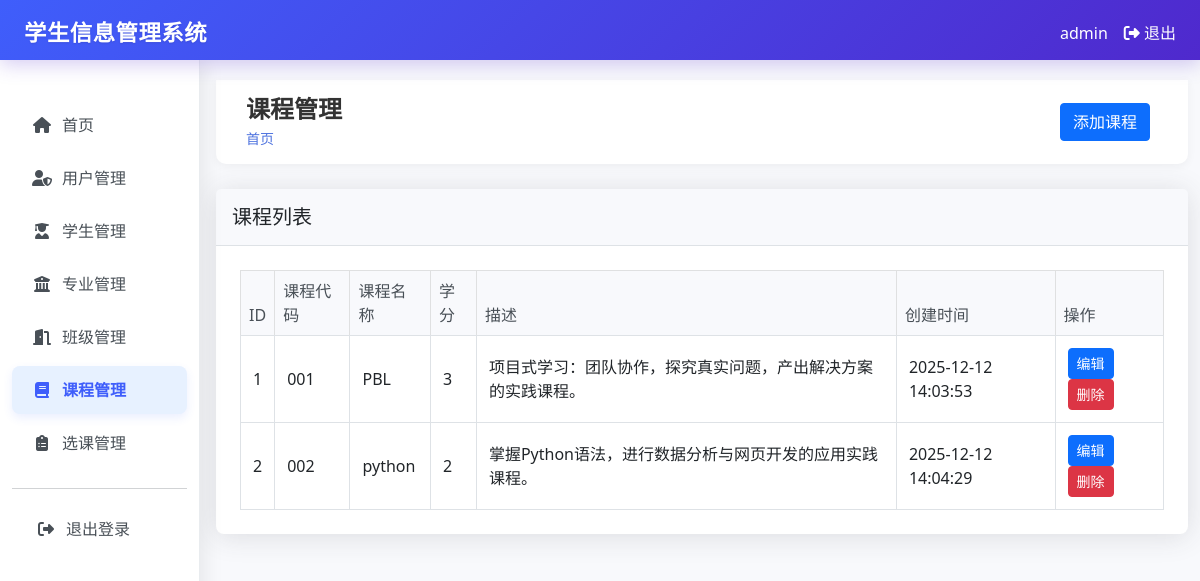
The page /courses (signed in) on the database as committed earlier.
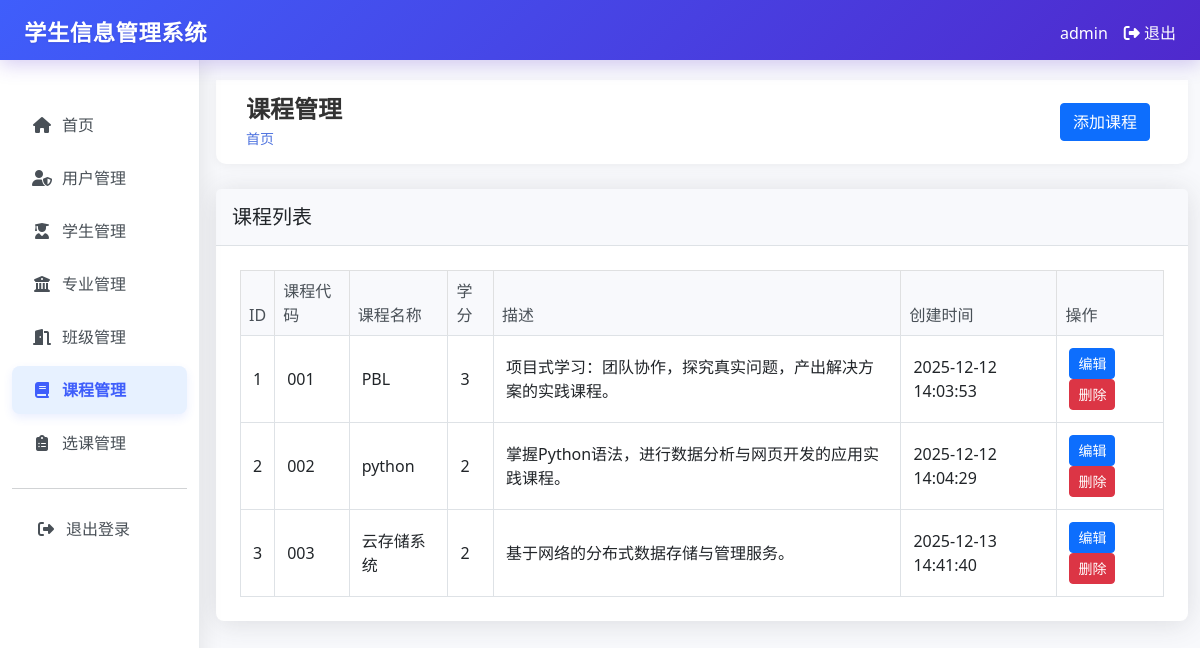
The same page on the database as committed later.
### tables this page shows
CREATE TABLE courses (
        id INTEGER PRIMARY KEY AUTOINCREMENT,
        code TEXT UNIQUE NOT NULL,
        name TEXT NOT NULL,
        description TEXT,
        credits INTEGER,
        created_at TIMESTAMP DEFAULT CURRENT_TIMESTAMP
    );

### app.py (the view)
@app.route("/courses")
@login_required
def courses():
    conn = get_db_connection()
    courses = conn.execute("SELECT * FROM courses ORDER BY id ASC").fetchall()
    conn.close()
    return render_template("courses/index.html", courses=courses)

### app.py (called while the page is built)
def login_required(f):
    @wraps(f)
    def decorated_function(*args, **kwargs):
        if "user_id" not in session:
            return redirect(url_for("login"))
        return f(*args, **kwargs)
    return decorated_function

def get_db_connection():
    conn = sqlite3.connect("student_management.db")
    conn.row_factory = sqlite3.Row
    return conn

### templates/courses/index.html (shortened to what this page needs)
{% extends "base.html" %}
{% block header %}课程管理{% endblock %}
{% block actions %}
{% if session.role == 'admin' %}
<a href="{{ url_for('create_course') }}" class="btn btn-primary">添加课程</a>
{% endif %}
{% endblock %}
{% block content %}
<div class="card">
    <div class="card-header">
        <h5 class="card-title mb-0">课程列表</h5>
    </div>
    <div class="card-body">
        <div class="table-responsive">
            <table class="table table-bordered table-hover">
                <thead class="table-light">
                    <tr>
                        <th>ID</th>
                        <th>课程代码</th>
                        <th>课程名称</th>
                        <th>学分</th>
                        <th>描述</th>
                        <th>创建时间</th>
                        {% if session.role == 'admin' %}
                        <th>操作</th>
                        {% endif %}
                    </tr>
                </thead>
                <tbody>
                    {% for course in courses %}
                    <tr>
                        <td>{{ course.id }}</td>
                        <td>{{ course.code }}</td>
                        <td>{{ course.name }}</td>
                        <td>{{ course.credits or '未设置' }}</td>
                        <td>{{ course.description or '无描述' }}</td>
                        <td>{{ course.created_at }}</td>
                        {% if session.role == 'admin' %}
                        <td>
                            <a href="{{ url_for('edit_course', course_id=course.id) }}" class="btn btn-sm btn-primary">编辑</a>
                            <form action="{{ url_for('delete_course', course_id=course.id) }}" method="post" style="display: inline;" onsubmit="return confirm('确定要删除此课程吗？');">
                                <button type="submit" class="btn btn-sm btn-danger">删除</button>
                            </form>
                        </td>
                        {% endif %}
                    </tr>
                    {% endfor %}
                </tbody>
            </table>
        </div>
    </div>
</div>
{% endblock %}

Rows that differ between the two databases and show on the page:
added courses: id "3", code "003", name "云存储系统", credits "2", description "基于网络的分布式数据存储与管理服务。", created_at "2025-12-13 14:41:40"
